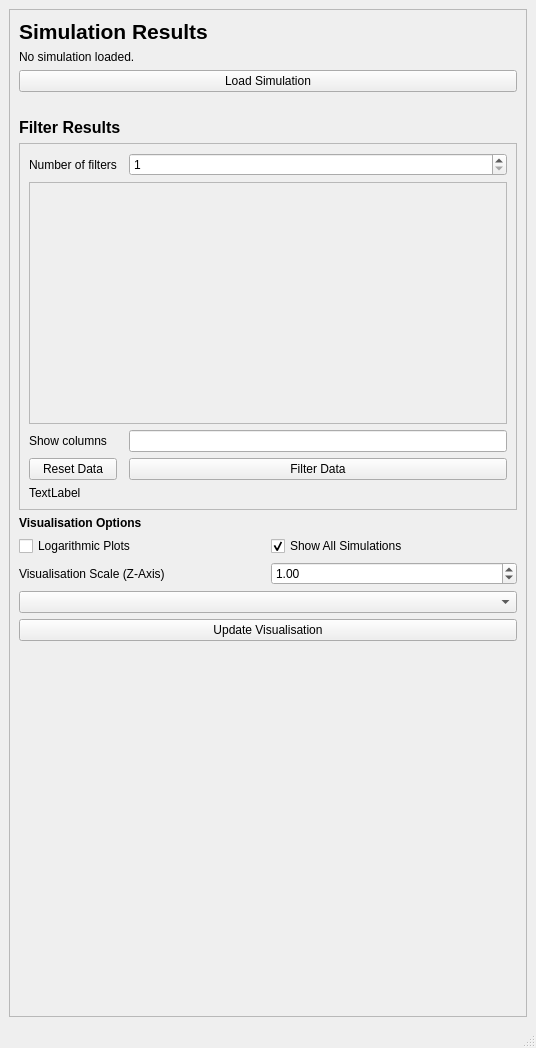
<?xml version="1.0" encoding="UTF-8"?>
<ui version="4.0">
 <class>MainWindow</class>
 <widget class="QMainWindow" name="MainWindow">
  <property name="geometry">
   <rect>
    <x>0</x>
    <y>0</y>
    <width>536</width>
    <height>1048</height>
   </rect>
  </property>
  <property name="maximumSize">
   <size>
    <width>16777215</width>
    <height>16777215</height>
   </size>
  </property>
  <property name="windowTitle">
   <string>MainWindow</string>
  </property>
  <widget class="QWidget" name="centralwidget">
   <layout class="QGridLayout" name="gridLayout">
    <item row="0" column="0">
     <widget class="QFrame" name="frame_selection">
      <property name="maximumSize">
       <size>
        <width>16777215</width>
        <height>16777215</height>
       </size>
      </property>
      <property name="frameShape">
       <enum>QFrame::StyledPanel</enum>
      </property>
      <property name="frameShadow">
       <enum>QFrame::Raised</enum>
      </property>
      <layout class="QGridLayout" name="gridLayout_2">
       <item row="13" column="0">
        <spacer name="verticalSpacer">
         <property name="orientation">
          <enum>Qt::Vertical</enum>
         </property>
         <property name="sizeHint" stdset="0">
          <size>
           <width>20</width>
           <height>40</height>
          </size>
         </property>
        </spacer>
       </item>
       <item row="8" column="0">
        <layout class="QGridLayout" name="gridLayout_3">
         <item row="3" column="1">
          <widget class="QDoubleSpinBox" name="doubleSpinBox_scale">
           <property name="minimum">
            <double>0.000000000000000</double>
           </property>
           <property name="maximum">
            <double>1000.000000000000000</double>
           </property>
           <property name="singleStep">
            <double>0.001000000000000</double>
           </property>
           <property name="value">
            <double>1.000000000000000</double>
           </property>
          </widget>
         </item>
         <item row="2" column="0">
          <widget class="QCheckBox" name="checkBox_log_plots">
           <property name="text">
            <string>Logarithmic Plots</string>
           </property>
          </widget>
         </item>
         <item row="3" column="0">
          <widget class="QLabel" name="label_vis_scale">
           <property name="text">
            <string>Visualisation Scale (Z-Axis)</string>
           </property>
          </widget>
         </item>
         <item row="1" column="0">
          <widget class="QLabel" name="label_vis_header">
           <property name="font">
            <font>
             <weight>75</weight>
             <bold>true</bold>
            </font>
           </property>
           <property name="text">
            <string>Visualisation Options</string>
           </property>
          </widget>
         </item>
         <item row="2" column="1">
          <widget class="QCheckBox" name="checkBox_show_all_simulations">
           <property name="text">
            <string>Show All Simulations</string>
           </property>
           <property name="checked">
            <bool>true</bool>
           </property>
          </widget>
         </item>
        </layout>
       </item>
       <item row="5" column="0">
        <widget class="QFrame" name="frame_filter">
         <property name="frameShape">
          <enum>QFrame::StyledPanel</enum>
         </property>
         <property name="frameShadow">
          <enum>QFrame::Raised</enum>
         </property>
         <layout class="QGridLayout" name="gridLayout_4">
          <item row="0" column="0">
           <widget class="QLabel" name="label">
            <property name="text">
             <string>Number of filters</string>
            </property>
           </widget>
          </item>
          <item row="3" column="0">
           <widget class="QLabel" name="label_show_columns">
            <property name="text">
             <string>Show columns</string>
            </property>
           </widget>
          </item>
          <item row="0" column="2">
           <widget class="QSpinBox" name="spinBox_num_filters">
            <property name="minimum">
             <number>1</number>
            </property>
            <property name="maximum">
             <number>10</number>
            </property>
           </widget>
          </item>
          <item row="3" column="2">
           <widget class="QLineEdit" name="lineEdit_show_columns"/>
          </item>
          <item row="7" column="0" colspan="3">
           <widget class="QLabel" name="label_num_filtered_simulations">
            <property name="text">
             <string>TextLabel</string>
            </property>
           </widget>
          </item>
          <item row="2" column="0" colspan="3">
           <widget class="QScrollArea" name="scroll_area_filter">
            <property name="minimumSize">
             <size>
              <width>0</width>
              <height>0</height>
             </size>
            </property>
            <property name="maximumSize">
             <size>
              <width>16777215</width>
              <height>500</height>
             </size>
            </property>
            <property name="widgetResizable">
             <bool>true</bool>
            </property>
            <widget class="QWidget" name="scrollAreaWidgetContents_2">
             <property name="geometry">
              <rect>
               <x>0</x>
               <y>0</y>
               <width>476</width>
               <height>232</height>
              </rect>
             </property>
            </widget>
           </widget>
          </item>
          <item row="4" column="0">
           <widget class="QPushButton" name="pushButton_reset_data">
            <property name="text">
             <string>Reset Data</string>
            </property>
           </widget>
          </item>
          <item row="4" column="2">
           <widget class="QPushButton" name="pushButton_filter_data">
            <property name="text">
             <string>Filter Data</string>
            </property>
           </widget>
          </item>
         </layout>
        </widget>
       </item>
       <item row="9" column="0">
        <widget class="QComboBox" name="comboBox_napari_sim"/>
       </item>
       <item row="3" column="0">
        <widget class="QLabel" name="label_sim_no_loaded">
         <property name="text">
          <string/>
         </property>
        </widget>
       </item>
       <item row="10" column="0">
        <widget class="QPushButton" name="pushButton_update_visualisation">
         <property name="text">
          <string>Update Visualisation</string>
         </property>
        </widget>
       </item>
       <item row="2" column="0">
        <widget class="QPushButton" name="pushButton_load_simulation">
         <property name="text">
          <string>Load Simulation</string>
         </property>
        </widget>
       </item>
       <item row="7" column="0">
        <layout class="QVBoxLayout" name="tableLayout"/>
       </item>
       <item row="1" column="0">
        <widget class="QLabel" name="label_sim_run_name">
         <property name="text">
          <string>No simulation loaded.</string>
         </property>
        </widget>
       </item>
       <item row="4" column="0">
        <widget class="QLabel" name="label_filter_title">
         <property name="font">
          <font>
           <pointsize>12</pointsize>
           <weight>75</weight>
           <bold>true</bold>
          </font>
         </property>
         <property name="text">
          <string>Filter Results</string>
         </property>
        </widget>
       </item>
       <item row="0" column="0">
        <widget class="QLabel" name="label_title">
         <property name="font">
          <font>
           <pointsize>16</pointsize>
           <weight>75</weight>
           <bold>true</bold>
          </font>
         </property>
         <property name="text">
          <string>Simulation Results</string>
         </property>
        </widget>
       </item>
      </layout>
     </widget>
    </item>
   </layout>
  </widget>
  <widget class="QMenuBar" name="menubar">
   <property name="geometry">
    <rect>
     <x>0</x>
     <y>0</y>
     <width>536</width>
     <height>21</height>
    </rect>
   </property>
  </widget>
  <widget class="QStatusBar" name="statusbar"/>
 </widget>
 <tabstops>
  <tabstop>pushButton_load_simulation</tabstop>
  <tabstop>spinBox_num_filters</tabstop>
  <tabstop>scroll_area_filter</tabstop>
  <tabstop>lineEdit_show_columns</tabstop>
  <tabstop>pushButton_reset_data</tabstop>
  <tabstop>pushButton_filter_data</tabstop>
  <tabstop>checkBox_log_plots</tabstop>
  <tabstop>checkBox_show_all_simulations</tabstop>
  <tabstop>doubleSpinBox_scale</tabstop>
  <tabstop>comboBox_napari_sim</tabstop>
  <tabstop>pushButton_update_visualisation</tabstop>
 </tabstops>
 <resources/>
 <connections/>
</ui>
